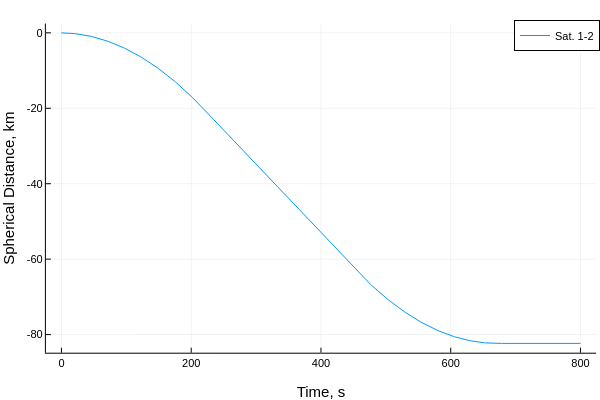

The notebook cell saved with this chart:
### Code cell
plot(thist,a_mks*Ωhist[2:end,:],label=permutedims(mylabel))
plot!(xlabel="Time, s", ylabel = "Spherical Distance, km")

### Figure 1 — Plotly figure (JSON) as saved in the notebook; plotly's stock layout.template omitted (floating-point values rounded to 4 significant figures; data arrays with more than 128 entries replaced by an {"elided": "..."} marker saying what was removed)
{"data": [{"colorbar": {"len": 0.9143, "title": "", "x": 0.9934, "y": 0.533}, "legendgroup": "Sat. 1-2", "line": {"color": "rgba(0, 154, 250, 1.000)", "dash": "solid", "shape": "linear", "width": 1}, "mode": "lines", "name": "Sat. 1-2", "showlegend": true, "type": "scatter", "x": {"elided": "401 int values"}, "xaxis": "x", "y": {"elided": "401 float values"}, "yaxis": "y", "zmax": null, "zmin": null}], "layout": {"annotations": [], "height": 400, "legend": {"bgcolor": "rgba(255, 255, 255, 1.000)", "bordercolor": "rgba(0, 0, 0, 1.000)", "borderwidth": 1, "font": {"color": "rgba(0, 0, 0, 1.000)", "family": "sans-serif", "size": 11}, "title": {"font": {"color": "rgba(0, 0, 0, 1.000)", "family": "sans-serif", "size": 15}, "text": ""}, "tracegroupgap": 0, "traceorder": "normal", "x": 1, "xanchor": "auto", "y": 1, "yanchor": "auto"}, "margin": {"b": 20, "l": 0, "r": 0, "t": 20}, "paper_bgcolor": "rgba(255, 255, 255, 1.000)", "plot_bgcolor": "rgba(255, 255, 255, 1.000)", "showlegend": true, "width": 600, "xaxis": {"anchor": "y", "domain": [0.07647, 0.9934], "gridcolor": "rgba(0, 0, 0, 0.100)", "gridwidth": 0.5, "linecolor": "rgba(0, 0, 0, 1.000)", "mirror": false, "range": [-24, 824], "showgrid": true, "showline": true, "showticklabels": true, "tickangle": 0, "tickcolor": "rgb(0, 0, 0)", "tickfont": {"color": "rgba(0, 0, 0, 1.000)", "family": "sans-serif", "size": 11}, "tickmode": "array", "ticks": "inside", "ticktext": ["0", "200", "400", "600", "800"], "tickvals": [0, 200, 400, 600, 800], "title": "Time, s", "titlefont": {"color": "rgba(0, 0, 0, 1.000)", "family": "sans-serif", "size": 15}, "type": "-", "visible": true, "zeroline": false, "zerolinecolor": "rgba(0, 0, 0, 1.000)"}, "yaxis": {"anchor": "x", "domain": [0.07581, 0.9902], "gridcolor": "rgba(0, 0, 0, 0.100)", "gridwidth": 0.5, "linecolor": "rgba(0, 0, 0, 1.000)", "mirror": false, "range": [-84.8, 2.468], "showgrid": true, "showline": true, "showticklabels": true, "tickangle": 0, "tickcolor": "rgb(0, 0, 0)", "tickfont": {"color": "rgba(0, 0, 0, 1.000)", "family": "sans-serif", "size": 11}, "tickmode": "array", "ticks": "inside", "ticktext": ["-80", "-60", "-40", "-20", "0"], "tickvals": [-80, -60, -40, -20, 0], "title": "Spherical Distance, km", "titlefont": {"color": "rgba(0, 0, 0, 1.000)", "family": "sans-serif", "size": 15}, "type": "-", "visible": true, "zeroline": false, "zerolinecolor": "rgba(0, 0, 0, 1.000)"}}}
